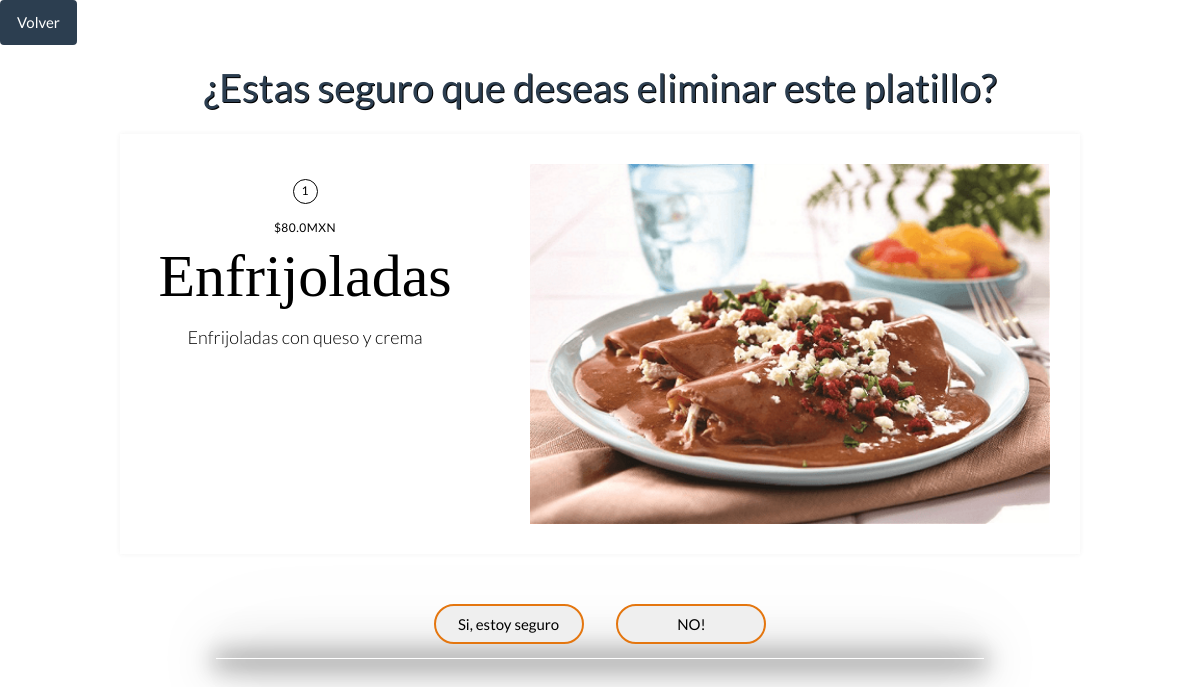
/platillo/eliminar (signed in), run on the app's committed database.
### platillo/models.py (models this page shows, shortened)
class Platillo(models.Model):
    id = models.AutoField(primary_key=True)
    nombre = models.CharField(max_length=200, unique=True)
    descripcion = models.CharField(max_length=500, null=True)
    precio = models.FloatField(null=False, default=0)
    imagen = models.ImageField(null=True, upload_to=directorio_imagen)
    categoria = models.ForeignKey(
        'categoria.Categoria', on_delete=models.CASCADE)
    class Meta:
        db_table = 'platillo'
        verbose_name_plural = "Platillos"

### platillo/urls.py (the view)
    def _inner(request, *args, **kwargs):
        if not request.user.is_superuser:
            raise PermissionDenied
        return function(request, *args, **kwargs)

### platillo/urls.py (called while the page is built)
def superuser_only(function):
    def _inner(request, *args, **kwargs):
        if not request.user.is_superuser:
            raise PermissionDenied
        return function(request, *args, **kwargs)
    return _inner

### platillo/views.py (called while the page is built)
    def get(self, request):
        platillo_original = Platillo.objects.get(pk=request.session.get('id'))
        contexto = {"platillo_original": platillo_original}
        return render(request, self.template, contexto)

### platillo/templates/platillo/eliminar_platillo.html (shortened to what this page needs)
{% load static %}
<link rel="stylesheet" type="text/css" href={% static 'platillo/css/eliminar_platillo.css'%}>
<link rel="stylesheet" href="{% static 'css/bootstrap.min.css' %}">
<body>
<div class="return-btn" style="text-align: start">
        <a class="btn btn-primary" href="../../../platillo/">Volver</a>
</div>
<h1>¿Estas seguro que deseas eliminar este platillo?</h1>
<div class="card-container">
  <div class="card u-clearfix">
    <div class="card-body">
      <span class="card-number card-circle subtle">{{platillo_original.id}}</span>
      <span class="card-author subtle">${{platillo_original.precio}}MXN</span>
      <h2 class="card-title">{{platillo_original.nombre}}</h2>
      <span class="card-description subtle">{{platillo_original.descripcion}}</span>
    </div>
    <img src="{{platillo_original.imagen.url}}" alt="" class="card-media" height="360" width="auto"/>
  </div>
  <form method="POST">
    <input id="btnEliminar" type="submit" value="Si, estoy seguro">
    <a href="{% url 'platillos'%}"><button id="btnSalir" type="button">NO!</button></a>
    </form>
  <div class="card-shadow"></div>
</div><br>
</body>

### platillo/static/platillo/css/eliminar_platillo.css (style rules this page uses)
body { background: url("/static/platillo/img/eliminar.jpg") no-repeat fixed; background-repeat: no-repeat; background-size: 100%; font-family: "Istok Web", sans-serif; text-align: center; color: white; margin: 0px; padding: 0px; }
h1 { margin-top: 30px; background: rgba(255, 255, 255, 0.5); text-shadow: 1px 1px black; }
input { margin-right: 30px; }
#btnSalir { margin-top: 50px; height: 40px; width: 150px; border: solid 2px rgba(228, 118, 15); border-radius: 80px; transition: all 1s ease; transform: scale(1); cursor: pointer; }
#btnEliminar { margin-top: 50px; height: 40px; width: 150px; border: solid 2px rgba(228, 118, 15); border-radius: 80px; transition: all 1s ease; transform: scale(1); cursor: pointer; }
*, *:before, *:after { box-sizing: inherit; }
.u-clearfix:before, .u-clearfix:after { content: " "; display: table; }
.u-clearfix:after { clear: both; }
.u-clearfix { *zoom: 1; }
.subtle { color: black; }
.card-container { margin: 25px auto 0; position: relative; width: 80vw; }
.card { background-color: rgba(255, 255, 255, 0.911); padding: 30px; position: relative; box-shadow: 0 0 5px rgba(75, 75, 75, 0.07); z-index: 1; }
.card-body { display: inline-block; float: left; width: 310px; }
.card-number { margin-top: 15px; }
.card-circle { border: 1px solid black; border-radius: 50%; display: inline-block; line-height: 22px; font-size: 12px; height: 25px; text-align: center; width: 25px; }
.card-author { display: block; font-size: 12px; letter-spacing: 0.5px; margin: 15px 0 0; text-transform: uppercase; }
.card-title { font-family: "Cormorant Garamond", serif; color: black; font-size: 60px; font-weight: 300; line-height: 60px; margin: 10px 0; }
.card-description { display: inline-block; font-weight: 300; line-height: 22px; margin: 10px 0; font-size: larger; }
.card-media { float: right; }
.card-shadow { background-color: #fff; box-shadow: 0 2px 25px 2px rgba(0, 0, 0, 1), 0 2px 50px 2px rgba(0, 0, 0, 1), 0 0 100px 3px rgba(0, 0, 0, 0.25); height: 1px; margin: -1px auto 0; width: 80%; z-index: -1; }

### data on the page
Platillo: id "1", precio "80.0", nombre "Enfrijoladas", descripcion "Enfrijoladas con queso y crema", imagen (picture)
